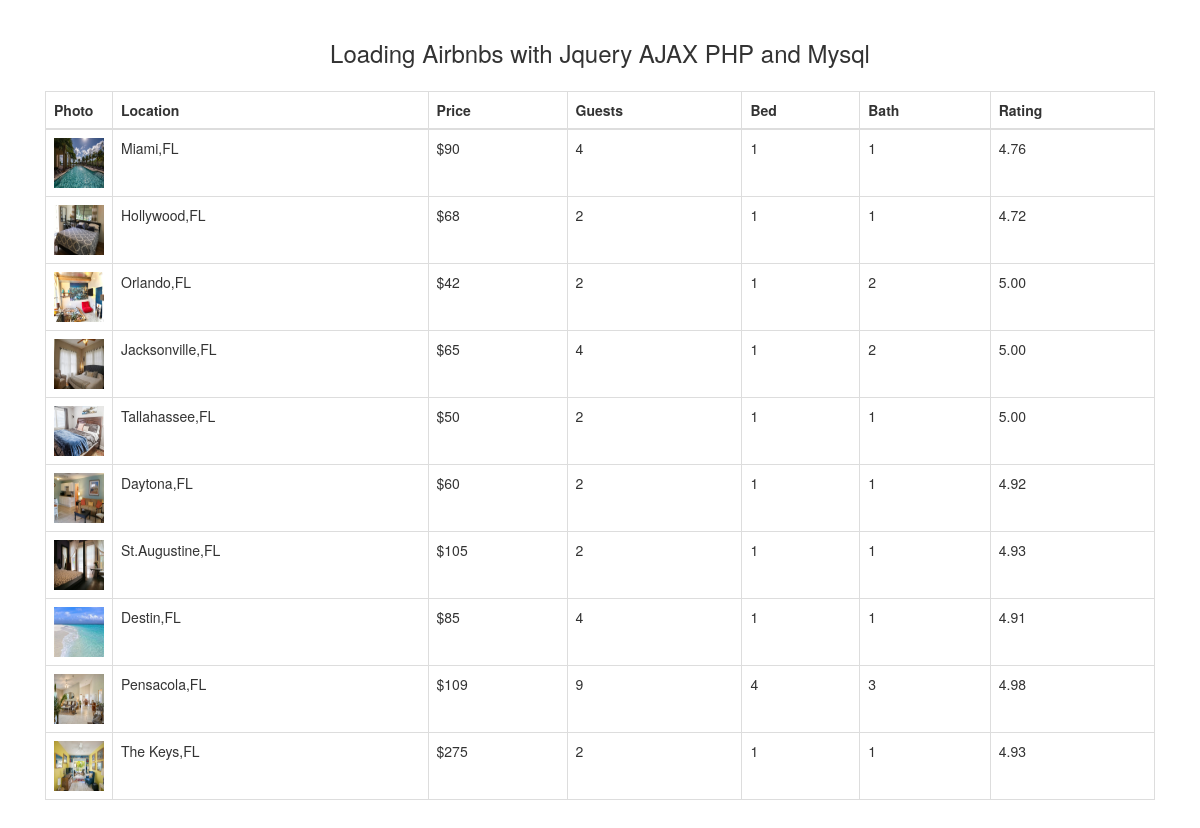
The page / on the database its author committed.
### tables this page shows
CREATE TABLE `florida_airbnb` (
  `id` int(11) NOT NULL,
  `location` text NOT NULL,
  `photo` varchar(200) NOT NULL,
  `price` varchar(10) NOT NULL,
  `guests` int(11) NOT NULL,
  `bed` int(11) NOT NULL,
  `bath` int(11) NOT NULL,
  `rating` decimal(10,2) NOT NULL
);

### index.php (the view, shortened to what this page needs)
<!DOCTYPE html>
<html>
<head>
<link rel="stylesheet" href="http://maxcdn.bootstrapcdn.com/bootstrap/3.3.6/css/bootstrap.min.css">
</head>
<body >
<div class="container">
    <br />
    <h3 align="center">Loading Airbnbs with Jquery AJAX PHP and Mysql</h3>
    <div class="row">
    <div class="col-md-12">
        <div class="panel-body">
            <?php
				include "dbcon.php";
                $query = "select * from florida_airbnb";
                $result = mysqli_query($conn,$query);
			?>
			<div class="table-responsive">
                <table class="table table-bordered">
                    <thead>
                        <tr>
                            <th width="60">Photo</th>
                            <th>Location</th>
                            <th>Price</th>
                            <th>Guests</th>
                            <th>Bed</th>
                            <th>Bath</th>
                            <th>Rating</th>
                        </tr>
                        </thead>
                        <?php while($row = mysqli_fetch_array($result)){ ?>
                            <tr>
                                <td><img src="img/<?php echo $row['photo']; ?>" height="50" width="50"/></td>
                                <td><?php echo $row['location']; ?></td>
                                <td><?php echo $row['price']; ?></td>
                                <td><?php echo $row['guests']; ?></td>
                                <td><?php echo $row['bed']; ?></td>
                                <td><?php echo $row['bath']; ?></td>
                                <td><?php echo $row['rating']; ?></td>
                            </tr>
                        <?php } ?>
                </table>
            </div>
		</div>
	</div>
	</div>
</div>
</body>
</html>

### rows shown on the page
florida_airbnb: photo (picture), location "Miami,FL", price "$90", guests "4", bed "1", bath "1", rating "4.76"
florida_airbnb: photo (picture), location "Hollywood,FL", price "$68", guests "2", bed "1", bath "1", rating "4.72"
florida_airbnb: photo (picture), location "Orlando,FL", price "$42", guests "2", bed "1", bath "2", rating "5.00"
florida_airbnb: photo (picture), location "Jacksonville,FL", price "$65", guests "4", bed "1", bath "2", rating "5.00"
florida_airbnb: photo (picture), location "Tallahassee,FL", price "$50", guests "2", bed "1", bath "1", rating "5.00"
florida_airbnb: photo (picture), location "Daytona,FL", price "$60", guests "2", bed "1", bath "1", rating "4.92"
florida_airbnb: photo (picture), location "St.Augustine,FL", price "$105", guests "2", bed "1", bath "1", rating "4.93"
florida_airbnb: photo (picture), location "Destin,FL", price "$85", guests "4", bed "1", bath "1", rating "4.91"
florida_airbnb: photo (picture), location "Pensacola,FL", price "$109", guests "9", bed "4", bath "3", rating "4.98"
florida_airbnb: photo (picture), location "The Keys,FL", price "$275", guests "2", bed "1", bath "1", rating "4.93"
